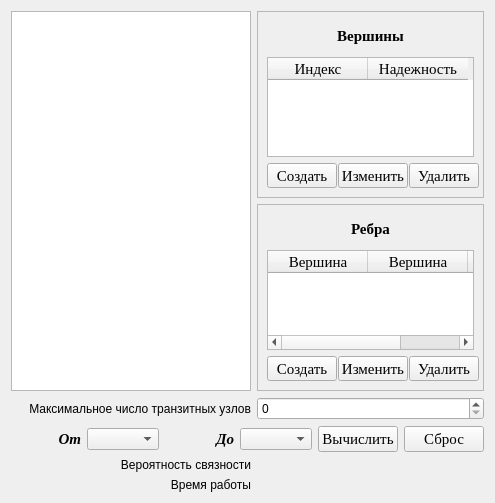
<?xml version="1.0" encoding="UTF-8"?>
<ui version="4.0">
 <class>MainWindow</class>
 <widget class="QWidget" name="MainWindow">
  <property name="geometry">
   <rect>
    <x>0</x>
    <y>0</y>
    <width>495</width>
    <height>476</height>
   </rect>
  </property>
  <property name="windowTitle">
   <string>Связность случайного графа</string>
  </property>
  <layout class="QGridLayout" name="base_layout">
   <item row="1" column="1">
    <widget class="QFrame" name="vert_frame">
     <property name="sizePolicy">
      <sizepolicy hsizetype="Preferred" vsizetype="Preferred">
       <horstretch>0</horstretch>
       <verstretch>0</verstretch>
      </sizepolicy>
     </property>
     <property name="minimumSize">
      <size>
       <width>200</width>
       <height>0</height>
      </size>
     </property>
     <property name="maximumSize">
      <size>
       <width>300</width>
       <height>16777215</height>
      </size>
     </property>
     <property name="font">
      <font>
       <family>Times New Roman</family>
       <pointsize>11</pointsize>
      </font>
     </property>
     <property name="frameShape">
      <enum>QFrame::StyledPanel</enum>
     </property>
     <property name="frameShadow">
      <enum>QFrame::Raised</enum>
     </property>
     <layout class="QGridLayout" name="vert_frame_layout">
      <item row="2" column="0">
       <widget class="QPushButton" name="create_vert">
        <property name="sizePolicy">
         <sizepolicy hsizetype="Fixed" vsizetype="Fixed">
          <horstretch>0</horstretch>
          <verstretch>0</verstretch>
         </sizepolicy>
        </property>
        <property name="minimumSize">
         <size>
          <width>70</width>
          <height>25</height>
         </size>
        </property>
        <property name="maximumSize">
         <size>
          <width>70</width>
          <height>25</height>
         </size>
        </property>
        <property name="text">
         <string>Создать</string>
        </property>
       </widget>
      </item>
      <item row="0" column="0" colspan="3">
       <widget class="QLabel" name="vert_label">
        <property name="sizePolicy">
         <sizepolicy hsizetype="Preferred" vsizetype="Fixed">
          <horstretch>0</horstretch>
          <verstretch>0</verstretch>
         </sizepolicy>
        </property>
        <property name="minimumSize">
         <size>
          <width>100</width>
          <height>30</height>
         </size>
        </property>
        <property name="maximumSize">
         <size>
          <width>100000</width>
          <height>30</height>
         </size>
        </property>
        <property name="text">
         <string>&lt;b&gt;Вершины&lt;/b&gt;</string>
        </property>
        <property name="alignment">
         <set>Qt::AlignCenter</set>
        </property>
       </widget>
      </item>
      <item row="1" column="0" colspan="3">
       <widget class="QTableWidget" name="vert_table">
        <property name="sizePolicy">
         <sizepolicy hsizetype="Expanding" vsizetype="Expanding">
          <horstretch>0</horstretch>
          <verstretch>0</verstretch>
         </sizepolicy>
        </property>
        <property name="minimumSize">
         <size>
          <width>200</width>
          <height>100</height>
         </size>
        </property>
        <property name="maximumSize">
         <size>
          <width>16777215</width>
          <height>16777215</height>
         </size>
        </property>
        <property name="editTriggers">
         <set>QAbstractItemView::NoEditTriggers</set>
        </property>
        <property name="selectionMode">
         <enum>QAbstractItemView::MultiSelection</enum>
        </property>
        <property name="selectionBehavior">
         <enum>QAbstractItemView::SelectRows</enum>
        </property>
        <property name="columnCount">
         <number>2</number>
        </property>
        <attribute name="verticalHeaderVisible">
         <bool>false</bool>
        </attribute>
        <column>
         <property name="text">
          <string>Индекс</string>
         </property>
        </column>
        <column>
         <property name="text">
          <string>Надежность</string>
         </property>
        </column>
       </widget>
      </item>
      <item row="2" column="1">
       <widget class="QPushButton" name="edit_vert">
        <property name="sizePolicy">
         <sizepolicy hsizetype="Fixed" vsizetype="Fixed">
          <horstretch>0</horstretch>
          <verstretch>0</verstretch>
         </sizepolicy>
        </property>
        <property name="minimumSize">
         <size>
          <width>70</width>
          <height>25</height>
         </size>
        </property>
        <property name="maximumSize">
         <size>
          <width>70</width>
          <height>25</height>
         </size>
        </property>
        <property name="text">
         <string>Изменить</string>
        </property>
       </widget>
      </item>
      <item row="2" column="2">
       <widget class="QPushButton" name="remove_vert">
        <property name="sizePolicy">
         <sizepolicy hsizetype="Fixed" vsizetype="Fixed">
          <horstretch>0</horstretch>
          <verstretch>0</verstretch>
         </sizepolicy>
        </property>
        <property name="minimumSize">
         <size>
          <width>70</width>
          <height>25</height>
         </size>
        </property>
        <property name="maximumSize">
         <size>
          <width>70</width>
          <height>25</height>
         </size>
        </property>
        <property name="text">
         <string>Удалить</string>
        </property>
       </widget>
      </item>
     </layout>
    </widget>
   </item>
   <item row="2" column="1">
    <widget class="QFrame" name="edge_frame">
     <property name="sizePolicy">
      <sizepolicy hsizetype="Preferred" vsizetype="Preferred">
       <horstretch>0</horstretch>
       <verstretch>0</verstretch>
      </sizepolicy>
     </property>
     <property name="minimumSize">
      <size>
       <width>200</width>
       <height>0</height>
      </size>
     </property>
     <property name="maximumSize">
      <size>
       <width>300</width>
       <height>16777215</height>
      </size>
     </property>
     <property name="font">
      <font>
       <family>Times New Roman</family>
       <pointsize>11</pointsize>
      </font>
     </property>
     <property name="frameShape">
      <enum>QFrame::StyledPanel</enum>
     </property>
     <property name="frameShadow">
      <enum>QFrame::Raised</enum>
     </property>
     <layout class="QGridLayout" name="edge_frame_layout">
      <item row="0" column="0" colspan="3">
       <widget class="QLabel" name="edge_label">
        <property name="sizePolicy">
         <sizepolicy hsizetype="Preferred" vsizetype="Fixed">
          <horstretch>0</horstretch>
          <verstretch>0</verstretch>
         </sizepolicy>
        </property>
        <property name="minimumSize">
         <size>
          <width>100</width>
          <height>30</height>
         </size>
        </property>
        <property name="maximumSize">
         <size>
          <width>10000</width>
          <height>30</height>
         </size>
        </property>
        <property name="text">
         <string>&lt;b&gt;Ребра&lt;/b&gt;</string>
        </property>
        <property name="alignment">
         <set>Qt::AlignCenter</set>
        </property>
       </widget>
      </item>
      <item row="1" column="0" colspan="3">
       <widget class="QTableWidget" name="edge_table">
        <property name="sizePolicy">
         <sizepolicy hsizetype="Expanding" vsizetype="Expanding">
          <horstretch>0</horstretch>
          <verstretch>0</verstretch>
         </sizepolicy>
        </property>
        <property name="minimumSize">
         <size>
          <width>200</width>
          <height>100</height>
         </size>
        </property>
        <property name="maximumSize">
         <size>
          <width>16777215</width>
          <height>16777215</height>
         </size>
        </property>
        <property name="editTriggers">
         <set>QAbstractItemView::NoEditTriggers</set>
        </property>
        <property name="selectionMode">
         <enum>QAbstractItemView::MultiSelection</enum>
        </property>
        <property name="selectionBehavior">
         <enum>QAbstractItemView::SelectRows</enum>
        </property>
        <attribute name="verticalHeaderVisible">
         <bool>false</bool>
        </attribute>
        <column>
         <property name="text">
          <string>Вершина</string>
         </property>
        </column>
        <column>
         <property name="text">
          <string>Вершина</string>
         </property>
        </column>
        <column>
         <property name="text">
          <string>Надежность</string>
         </property>
        </column>
       </widget>
      </item>
      <item row="2" column="0">
       <widget class="QPushButton" name="create_edge">
        <property name="sizePolicy">
         <sizepolicy hsizetype="Fixed" vsizetype="Fixed">
          <horstretch>0</horstretch>
          <verstretch>0</verstretch>
         </sizepolicy>
        </property>
        <property name="minimumSize">
         <size>
          <width>70</width>
          <height>25</height>
         </size>
        </property>
        <property name="maximumSize">
         <size>
          <width>70</width>
          <height>25</height>
         </size>
        </property>
        <property name="text">
         <string>Создать</string>
        </property>
       </widget>
      </item>
      <item row="2" column="1">
       <widget class="QPushButton" name="edit_edge">
        <property name="sizePolicy">
         <sizepolicy hsizetype="Fixed" vsizetype="Fixed">
          <horstretch>0</horstretch>
          <verstretch>0</verstretch>
         </sizepolicy>
        </property>
        <property name="minimumSize">
         <size>
          <width>70</width>
          <height>25</height>
         </size>
        </property>
        <property name="maximumSize">
         <size>
          <width>70</width>
          <height>25</height>
         </size>
        </property>
        <property name="text">
         <string>Изменить</string>
        </property>
       </widget>
      </item>
      <item row="2" column="2">
       <widget class="QPushButton" name="remove_edge">
        <property name="sizePolicy">
         <sizepolicy hsizetype="Fixed" vsizetype="Fixed">
          <horstretch>0</horstretch>
          <verstretch>0</verstretch>
         </sizepolicy>
        </property>
        <property name="minimumSize">
         <size>
          <width>70</width>
          <height>25</height>
         </size>
        </property>
        <property name="maximumSize">
         <size>
          <width>70</width>
          <height>25</height>
         </size>
        </property>
        <property name="text">
         <string>Удалить</string>
        </property>
       </widget>
      </item>
     </layout>
    </widget>
   </item>
   <item row="4" column="0">
    <widget class="QLabel" name="max_transit_lbl">
     <property name="sizePolicy">
      <sizepolicy hsizetype="Expanding" vsizetype="Preferred">
       <horstretch>0</horstretch>
       <verstretch>0</verstretch>
      </sizepolicy>
     </property>
     <property name="text">
      <string>Максимальное число транзитных узлов</string>
     </property>
     <property name="alignment">
      <set>Qt::AlignRight|Qt::AlignTrailing|Qt::AlignVCenter</set>
     </property>
    </widget>
   </item>
   <item row="1" column="0" rowspan="2">
    <widget class="QGraphicsView" name="canvas">
     <property name="minimumSize">
      <size>
       <width>100</width>
       <height>100</height>
      </size>
     </property>
    </widget>
   </item>
   <item row="5" column="0" colspan="2">
    <layout class="QHBoxLayout" name="pathfinder_layout">
     <item>
      <widget class="QLabel" name="from_label">
       <property name="font">
        <font>
         <family>Times New Roman</family>
         <pointsize>11</pointsize>
         <weight>75</weight>
         <italic>true</italic>
         <bold>true</bold>
        </font>
       </property>
       <property name="text">
        <string>От</string>
       </property>
       <property name="alignment">
        <set>Qt::AlignRight|Qt::AlignTrailing|Qt::AlignVCenter</set>
       </property>
      </widget>
     </item>
     <item>
      <widget class="QComboBox" name="from_list"/>
     </item>
     <item>
      <widget class="QLabel" name="to_label">
       <property name="font">
        <font>
         <family>Times New Roman</family>
         <pointsize>11</pointsize>
         <weight>75</weight>
         <italic>true</italic>
         <bold>true</bold>
        </font>
       </property>
       <property name="text">
        <string>До</string>
       </property>
       <property name="alignment">
        <set>Qt::AlignRight|Qt::AlignTrailing|Qt::AlignVCenter</set>
       </property>
      </widget>
     </item>
     <item>
      <widget class="QComboBox" name="to_list"/>
     </item>
     <item>
      <widget class="QPushButton" name="calc_button">
       <property name="font">
        <font>
         <family>Times New Roman</family>
         <pointsize>11</pointsize>
        </font>
       </property>
       <property name="text">
        <string>Вычислить</string>
       </property>
      </widget>
     </item>
     <item>
      <widget class="QPushButton" name="reset_button">
       <property name="font">
        <font>
         <family>Times New Roman</family>
         <pointsize>11</pointsize>
        </font>
       </property>
       <property name="text">
        <string>Сброс</string>
       </property>
      </widget>
     </item>
    </layout>
   </item>
   <item row="6" column="0">
    <widget class="QLabel" name="conn_prob_lbl">
     <property name="sizePolicy">
      <sizepolicy hsizetype="Expanding" vsizetype="Preferred">
       <horstretch>0</horstretch>
       <verstretch>0</verstretch>
      </sizepolicy>
     </property>
     <property name="text">
      <string>Вероятность связности</string>
     </property>
     <property name="alignment">
      <set>Qt::AlignRight|Qt::AlignTrailing|Qt::AlignVCenter</set>
     </property>
    </widget>
   </item>
   <item row="6" column="1">
    <widget class="QLabel" name="res_lbl">
     <property name="text">
      <string/>
     </property>
    </widget>
   </item>
   <item row="4" column="1">
    <widget class="QSpinBox" name="transit_spinbox"/>
   </item>
   <item row="7" column="0">
    <widget class="QLabel" name="worktime_lbl">
     <property name="text">
      <string>Время работы</string>
     </property>
     <property name="alignment">
      <set>Qt::AlignRight|Qt::AlignTrailing|Qt::AlignVCenter</set>
     </property>
    </widget>
   </item>
   <item row="7" column="1">
    <widget class="QLabel" name="restime_lbl">
     <property name="text">
      <string/>
     </property>
    </widget>
   </item>
  </layout>
 </widget>
 <resources/>
 <connections/>
</ui>
